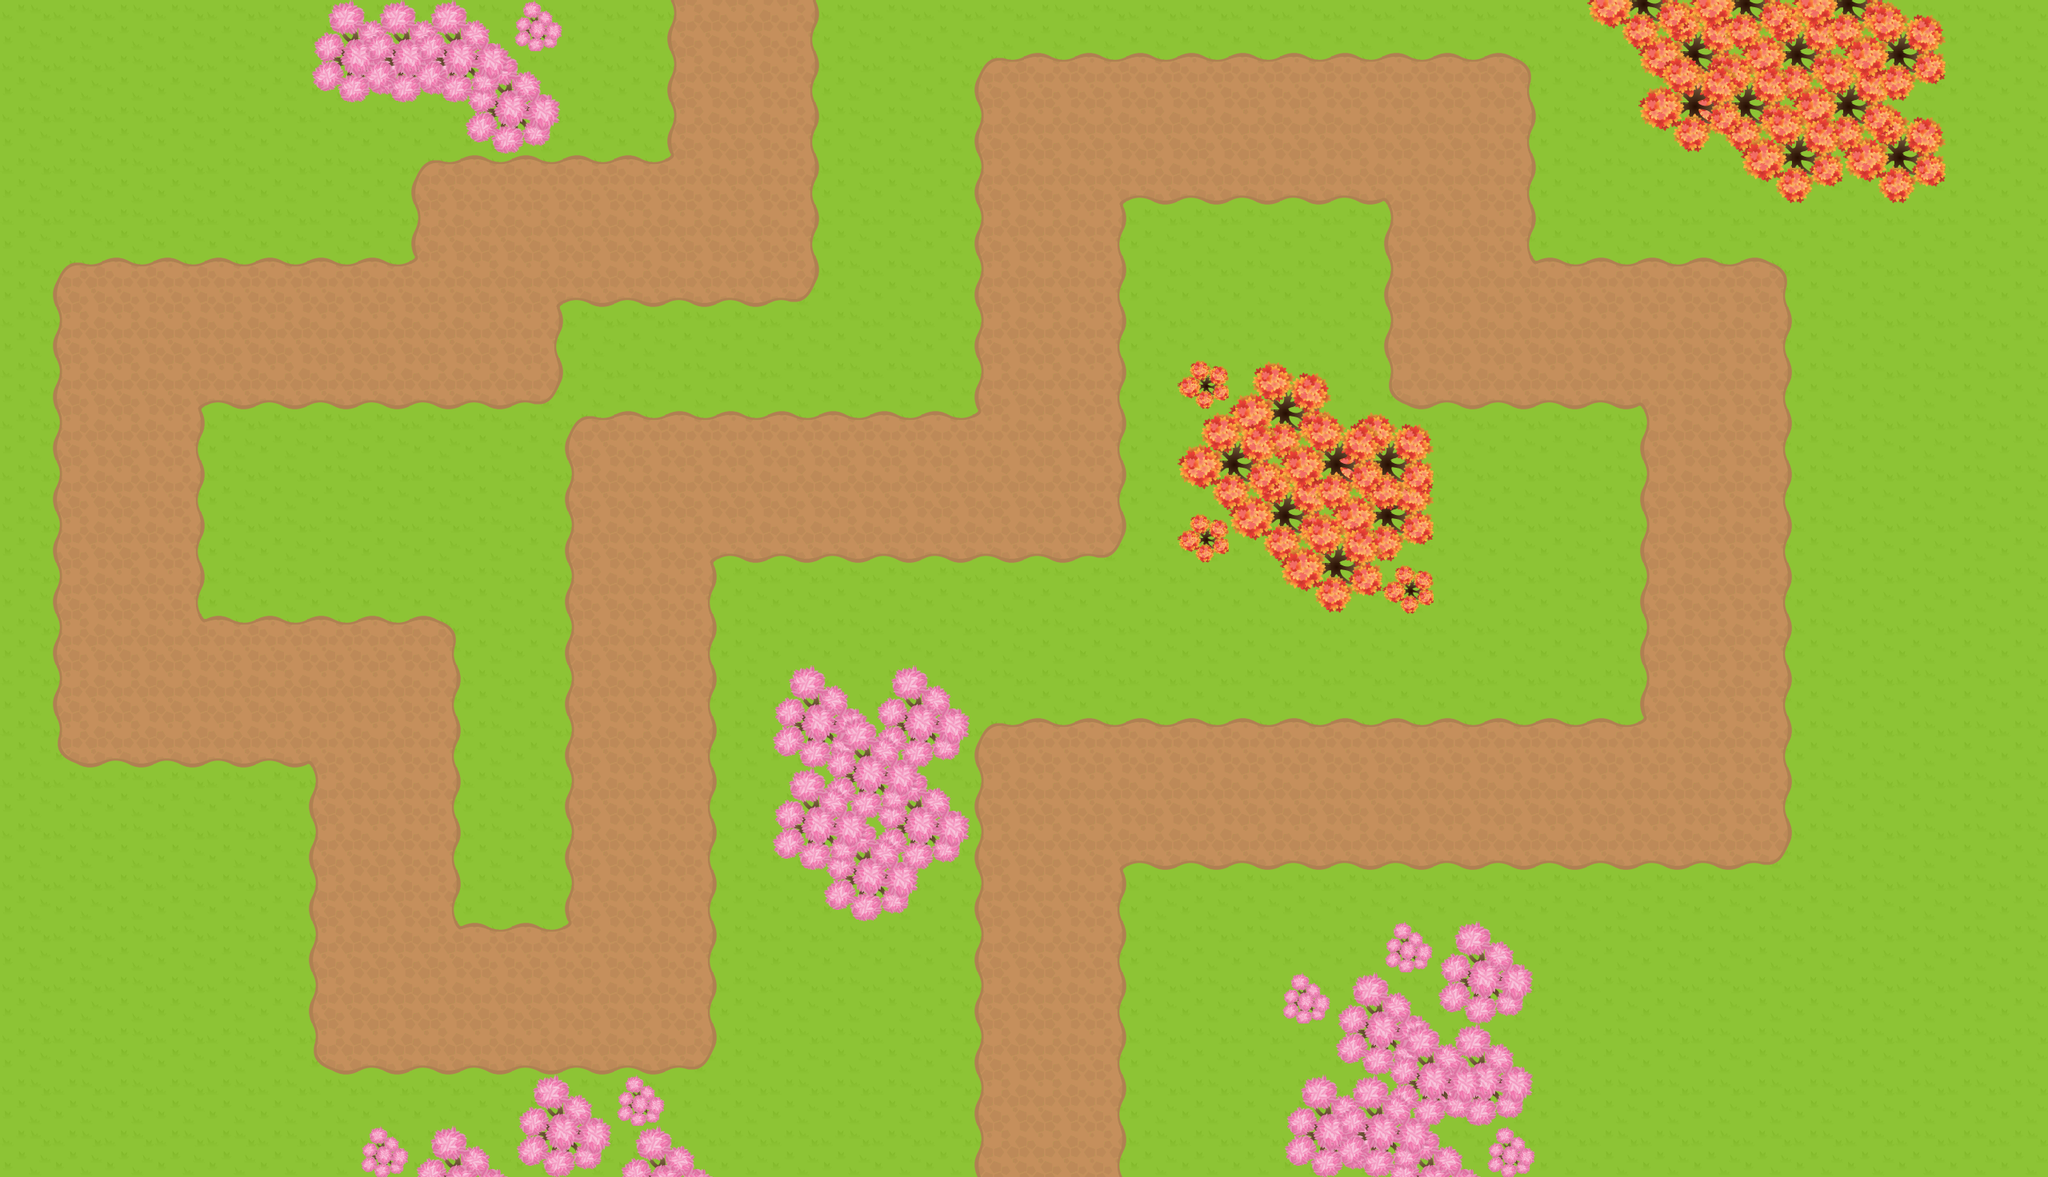

Tiled map render using the project's own tile images. Description and the map definition, with tile-layer contents summarised, below:
An orthogonal 40x23 tile map with 64x64 px tiles, 4 tile layers (Tile Layer 1, Tile Layer 2, Tile Layer 3, Tile Layer 4), 2 tilesets.

<map version="1.0" orientation="orthogonal" renderorder="right-down" width="40" height="23" tilewidth="64" tileheight="64" nextobjectid="1">
 <tileset firstgid="1" name="tiles" tilewidth="64" tileheight="64" spacing="2" tilecount="49" columns="7">
  <image source="tiles/tiles.png" width="512" height="512" />
  <terraintypes>
   <terrain name="Path" tile="18" />
  </terraintypes>
  <tile id="14" terrain=",,,0" />
  <tile id="15" terrain=",,0,0" />
  <tile id="16" terrain=",,0," />
  <tile id="17" terrain=",0,,0" />
  <tile id="18" terrain="0,0,0,0" />
  <tile id="19" terrain="0,,0," />
  <tile id="20" terrain=",0,," />
  <tile id="21" terrain="0,0,," />
  <tile id="22" terrain="0,,," />
  <tile id="23" terrain="0,,0,0" />
  <tile id="24" terrain=",0,0,0" />
  <tile id="25" terrain="0,0,,0" />
  <tile id="26" terrain="0,0,0," />
 </tileset>
 <tileset firstgid="50" name="tiles4" tilewidth="64" tileheight="64" spacing="2" tilecount="105" columns="7">
  <image source="tiles/tiles4.png" width="512" height="1024" />
 </tileset>
 <layer name="Tile Layer 1" width="40" height="23">
  <data>[920 cells, 920 non-empty, 1 distinct tile ids]</data>
 </layer>
 <layer name="Tile Layer 2" width="40" height="23">
  <data>[920 cells, 398 non-empty, 22 distinct tile ids]</data>
 </layer>
 <layer name="Tile Layer 3" width="40" height="23">
  <data>[920 cells, 41 non-empty, 9 distinct tile ids]</data>
 </layer>
 <layer name="Tile Layer 4" width="40" height="23">
  <data>[920 cells, 49 non-empty, 10 distinct tile ids]</data>
 </layer>
</map>
